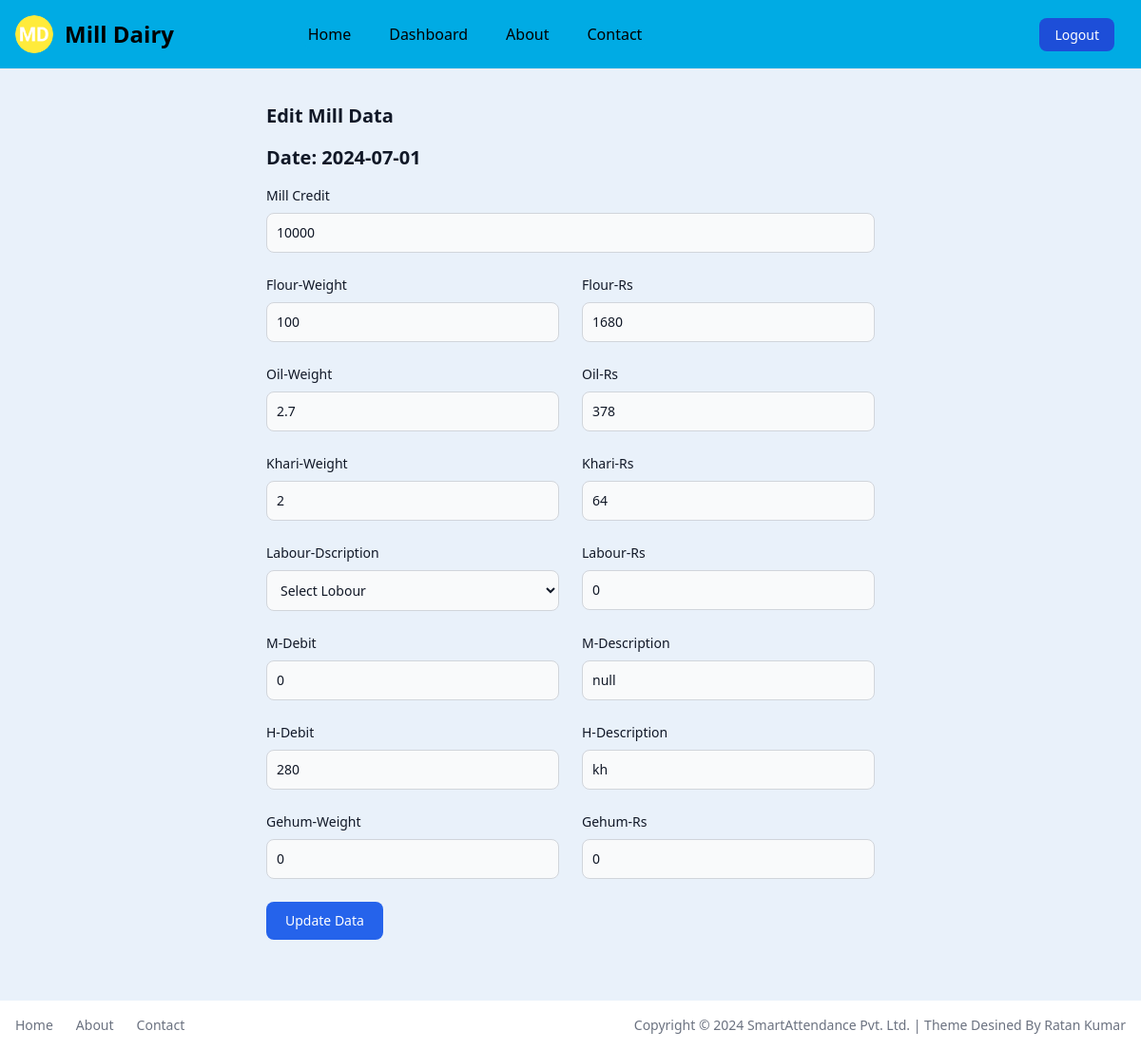
The page /edit_data/92 (signed in) on the database as committed earlier.
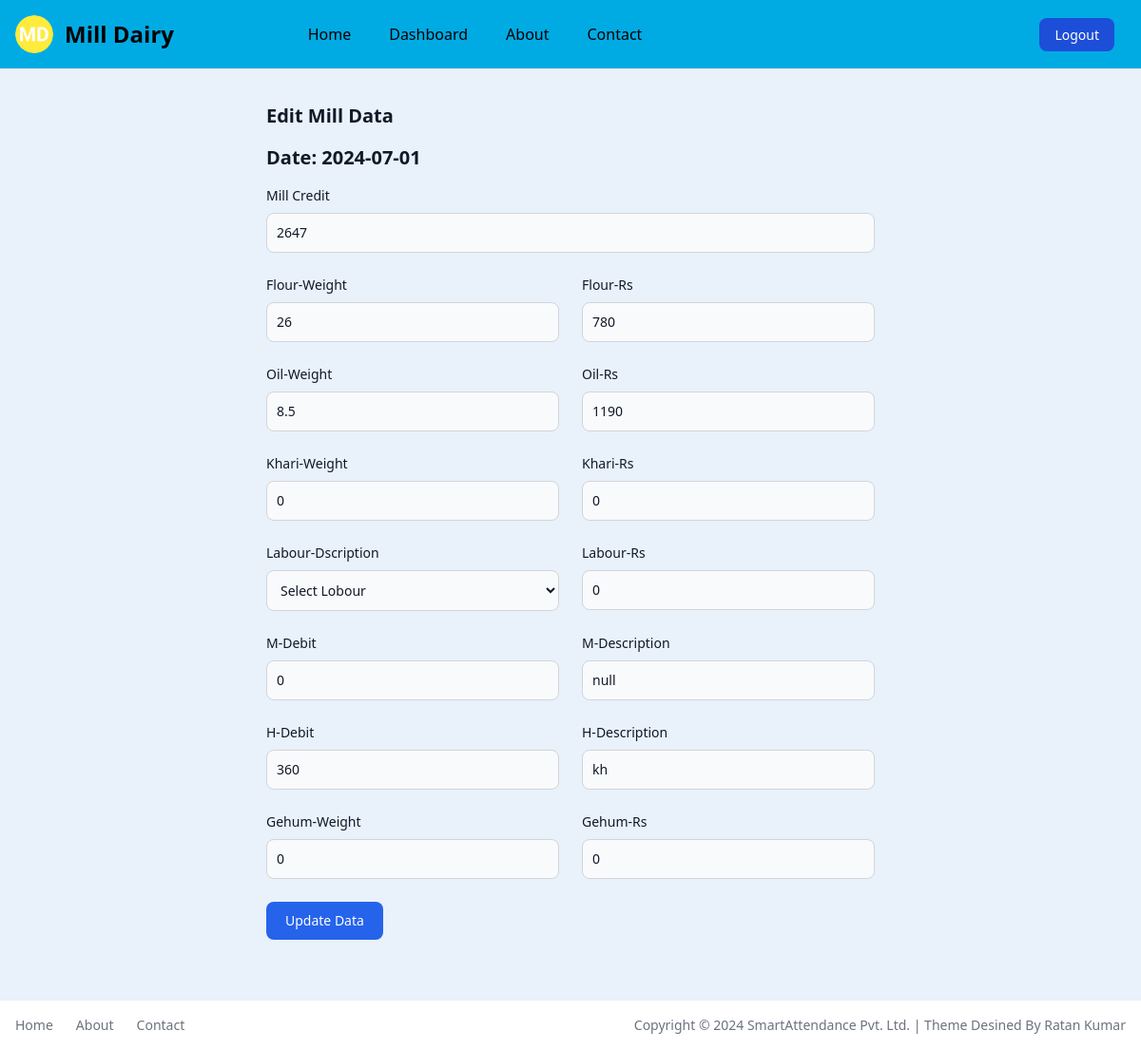
The same page on the database as committed later.
### app.py (models this page shows, shortened)
class MillData(db.Model):
    id = db.Column(db.Integer, primary_key=True)
    user_id = db.Column(db.Integer, db.ForeignKey('user.id'), nullable=False)
    date = db.Column(db.Date, default=datetime.datetime.now)
    mill_credit = db.Column(db.Integer, nullable=False)
    flour_weight = db.Column(db.Integer, nullable=False)
    flour_rs = db.Column(db.Integer, nullable=False)
    oil_weight = db.Column(db.Integer, nullable=False)
    oil_rs = db.Column(db.Integer, nullable=False)
    khari_weight = db.Column(db.Integer, nullable=False)
    khari_rs = db.Column(db.Integer, nullable=False)
    labour_dscri = db.Column(db.String(100), nullable=False)
    labour_rs = db.Column(db.Integer, nullable=False)
    mill_debit = db.Column(db.Integer, nullable=False)
    mill_dscri = db.Column(db.String(100), nullable=False)
    home_debit = db.Column(db.Integer, nullable=False)
    home_dscri = db.Column(db.String(100), nullable=False)
    gehum_weight = db.Column(db.Integer, nullable=False)
    gehum_rs = db.Column(db.Integer, nullable=False)
    total_credit = db.Column(db.Integer, nullable=False)
    total_debit = db.Column(db.Integer, nullable=False)
    user = db.relationship('User', backref=db.backref('milldatas', lazy=True))

### app.py (the view)
@app.route('/edit_data/<int:data_id>', methods=['GET'])
def edit_data(data_id):
    if 'email' in session:
        user = User.query.filter_by(email=session['email']).first()
        mill_data = MillData.query.filter_by(id=data_id, user_id=user.id).first()
        if not mill_data:
            flash('Data not found or you do not have permission to edit this data.', 'error')
            return redirect('/dashboard')
        return render_template('edit_data.html', mill_data=mill_data)
    else:
        flash('You need to login first.', 'error')
        return redirect('/login')

### templates/edit_data.html (shortened to what the changed rows need)
{% extends 'layout.html' %}
{% block content %}
<div class="pt-[44px] w-full">
    <section class="bg-[#E9F1FA] dark:bg-gray-900">
        <div class="py-8 px-4 mx-auto max-w-2xl lg:py-16">
            <h2 class="mb-4 text-xl font-bold text-gray-900 dark:text-white">Edit Mill Data</h2>
            <h2 class="mb-4 text-xl font-bold text-gray-900 dark:text-white">Date: {{ mill_data.date }}</h2>
            <form action="{{ url_for('update_data', data_id=mill_data.id) }}" method="post">
                <div class="grid gap-4 sm:grid-cols-2 sm:gap-6">
                    <div class="sm:col-span-2">
                        <label for="Mill Credit" class="block mb-2 text-sm font-medium text-gray-900 dark:text-white">
                            Mill Credit
                        </label>
                        <input type="number" name="m_credit" value="{{ mill_data.mill_credit }}" class="bg-gray-50 border border-gray-300 text-gray-900 text-sm rounded-lg focus:ring-primary-600 focus:border-primary-600 block w-full p-2.5 dark:bg-gray-700 dark:border-gray-600 dark:placeholder-gray-400 dark:text-white dark:focus:ring-primary-500 dark:focus:border-primary-500" required>
                    </div>
                    <div>
                        <label for="Flour-Weight" class="block mb-2 text-sm font-medium text-gray-900 dark:text-white">
                            Flour-Weight
                        </label>
                        <input type="number" step="0.01" name="flour_weight" value="{{ mill_data.flour_weight }}" class="bg-gray-50 border border-gray-300 text-gray-900 text-sm rounded-lg focus:ring-primary-600 focus:border-primary-600 block w-full p-2.5 dark:bg-gray-700 dark:border-gray-600 dark:placeholder-gray-400 dark:text-white dark:focus:ring-primary-500 dark:focus:border-primary-500" required>
                    </div>
                    <div class="w-full">
                        <label for="FLOUR-Rs" class="block mb-2 text-sm font-medium text-gray-900 dark:text-white">
                            Flour-Rs
                        </label>
                        <input type="number" name="flour_rs" value="{{ mill_data.flour_rs }}" class="bg-gray-50 border border-gray-300 text-gray-900 text-sm rounded-lg focus:ring-primary-600 focus:border-primary-600 block w-full p-2.5 dark:bg-gray-700 dark:border-gray-600 dark:placeholder-gray-400 dark:text-white dark:focus:ring-primary-500 dark:focus:border-primary-500" required>
                    </div>
                    <div>
                        <label for="Oil-Weight" class="block mb-2 text-sm font-medium text-gray-900 dark:text-white">
                            Oil-Weight
                        </label>
                        <input type="number" step="0.01" name="oil_weight" value="{{ mill_data.oil_weight }}" class="bg-gray-50 border border-gray-300 text-gray-900 text-sm rounded-lg focus:ring-primary-600 focus:border-primary-600 block w-full p-2.5 dark:bg-gray-700 dark:border-gray-600 dark:placeholder-gray-400 dark:text-white dark:focus:ring-primary-500 dark:focus:border-primary-500" placeholder="12Kg" required="">
                    </div>
                    <div class="w-full">
                        <label for="Oil-Rs" class="block mb-2 text-sm font-medium text-gray-900 dark:text-white">
                            Oil-Rs
                        </label>
                        <input type="number" name="oil_rs" value="{{ mill_data.oil_rs }}" class="bg-gray-50 border border-gray-300 text-gray-900 text-sm rounded-lg focus:ring-primary-600 focus:border-primary-600 block w-full p-2.5 dark:bg-gray-700 dark:border-gray-600 dark:placeholder-gray-400 dark:text-white dark:focus:ring-primary-500 dark:focus:border-primary-500" placeholder="Rs.2999" required="">
                    </div>
                    <div>
                        <label for="khari-Weight" class="block mb-2 text-sm font-medium text-gray-900 dark:text-white">
                            Khari-Weight
                        </label>
                        <input type="number" step="0.01" name="khari_weight" value="{{ mill_data.khari_weight }}" class="bg-gray-50 border border-gray-300 text-gray-900 text-sm rounded-lg focus:ring-primary-600 focus:border-primary-600 block w-full p-2.5 dark:bg-gray-700 dark:border-gray-600 dark:placeholder-gray-400 dark:text-white dark:focus:ring-primary-500 dark:focus:border-primary-500" placeholder="12Kg" required="">
                    </div>
                    <div class="w-full">
                        <label for=" Khari-Rs" class="block mb-2 text-sm font-medium text-gray-900 dark:text-white">
                            Khari-Rs
                        </label>
                        <input type="number" name="khari_rs" value="{{ mill_data.khari_rs }}" class="bg-gray-50 border border-gray-300 text-gray-900 text-sm rounded-lg focus:ring-primary-600 focus:border-primary-600 block w-full p-2.5 dark:bg-gray-700 dark:border-gray-600 dark:placeholder-gray-400 dark:text-white dark:focus:ring-primary-500 dark:focus:border-primary-500" placeholder="Rs.2999" required="">
                    </div>
                    <div>
                        <label for="Labour-Dscri" class="block mb-2 text-sm font-medium text-gray-900 dark:text-white">
                            Labour-Dscription
                        </label>
                        <select id="category" name="labour_dscri" value="{{ mill_data.labour_dscri }}" required=""
                            class="bg-gray-50 border border-gray-300 text-gray-900 text-sm rounded-lg focus:ring-primary-500 focus:border-primary-500 block w-full p-2.5 dark:bg-gray-700 dark:border-gray-600 dark:placeholder-gray-400 dark:text-white dark:focus:ring-primary-500 dark:focus:border-primary-500">
                            <option selected="">Select Lobour</option>
                        </select>
                    </div>
                    <div class="w-full">
                        <label for="Labour-Rs" class="block mb-2 text-sm font-medium text-gray-900 dark:text-white">
                            Labour-Rs
                        </label>
                        <input type="number" name="labour_rs" value="{{ mill_data.labour_rs }}" class="bg-gray-50 border border-gray-300 text-gray-900 text-sm rounded-lg focus:ring-primary-600 focus:border-primary-600 block w-full p-2.5 dark:bg-gray-700 dark:border-gray-600 dark:placeholder-gray-400 dark:text-white dark:focus:ring-primary-500 dark:focus:border-primary-500" placeholder="Rs.2999" required="">
                    </div>
                    <div class="w-full">
                        <label for="M-Debit" class="block mb-2 text-sm font-medium text-gray-900 dark:text-white">
                            M-Debit
                        </label>
                        <input type="number" name="mill_debit" value="{{ mill_data.mill_debit }}" class="bg-gray-50 border border-gray-300 text-gray-900 text-sm rounded-lg focus:ring-primary-600 focus:border-primary-600 block w-full p-2.5 dark:bg-gray-700 dark:border-gray-600 dark:placeholder-gray-400 dark:text-white dark:focus:ring-primary-500 dark:focus:border-primary-500" placeholder="Rs.2999" required="">
                    </div>
                    <div class="w-full">
                        <label for="M-Description" class="block mb-2 text-sm font-medium text-gray-900 dark:text-white">
                            M-Description
                        </label>
                        <input type="text" name="mill_dscri" value="{{ mill_data.mill_dscri }}" class="bg-gray-50 border border-gray-300 text-gray-900 text-sm rounded-lg focus:ring-primary-600 focus:border-primary-600 block w-full p-2.5 dark:bg-gray-700 dark:border-gray-600 dark:placeholder-gray-400 dark:text-white dark:focus:ring-primary-500 dark:focus:border-primary-500" placeholder="Mill Description" required="">
                    </div>
                    <div class="w-full">
                        <label for="H-Debit" class="block mb-2 text-sm font-medium text-gray-900 dark:text-white">
                            H-Debit
                        </label>
                        <input type="number" name="home_debit" value="{{ mill_data.home_debit }}" class="bg-gray-50 border border-gray-300 text-gray-900 text-sm rounded-lg focus:ring-primary-600 focus:border-primary-600 block w-full p-2.5 dark:bg-gray-700 dark:border-gray-600 dark:placeholder-gray-400 dark:text-white dark:focus:ring-primary-500 dark:focus:border-primary-500" placeholder="Rs.2999" required="">
                    </div>
                    <div class="w-full">
                        <label for="H-Description" class="block mb-2 text-sm font-medium text-gray-900 dark:text-white">
                            H-Description
                        </label>
                        <input type="text" name="home_dscri" value="{{ mill_data.home_dscri }}" class="bg-gray-50 border border-gray-300 text-gray-900 text-sm rounded-lg focus:ring-primary-600 focus:border-primary-600 block w-full p-2.5 dark:bg-gray-700 dark:border-gray-600 dark:placeholder-gray-400 dark:text-white dark:focus:ring-primary-500 dark:focus:border-primary-500" placeholder="Home Description" required="">
                    </div>
                    <div>
                        <label for="Gehum-Weight" class="block mb-2 text-sm font-medium text-gray-900 dark:text-white">
                            Gehum-Weight
                        </label>
                        <input type="number" step="0.01" name="gehum_weight" value="{{ mill_data.gehum_weight }}" class="bg-gray-50 border border-gray-300 text-gray-900 text-sm rounded-lg focus:ring-primary-600 focus:border-primary-600 block w-full p-2.5 dark:bg-gray-700 dark:border-gray-600 dark:placeholder-gray-400 dark:text-white dark:focus:ring-primary-500 dark:focus:border-primary-500" placeholder="12Kg" required="">
                    </div>
                    <div class="w-full">
                        <label for=" Gehum-Rs" class="block mb-2 text-sm font-medium text-gray-900 dark:text-white">
                            Gehum-Rs
                        </label>
                        <input type="number" name="gehum_rs" value="{{ mill_data.gehum_rs }}" class="bg-gray-50 border border-gray-300 text-gray-900 text-sm rounded-lg focus:ring-primary-600 focus:border-primary-600 block w-full p-2.5 dark:bg-gray-700 dark:border-gray-600 dark:placeholder-gray-400 dark:text-white dark:focus:ring-primary-500 dark:focus:border-primary-500" placeholder="Rs.2999" required="">
                    </div>
                </div>
                <button type="submit" class="inline-flex items-center px-5 py-2.5 mt-4 sm:mt-6 text-sm font-medium text-center text-white bg-[#2563eb] rounded-lg focus:ring-4 focus:ring-primary-200 dark:focus:ring-primary-900 hover:bg-primary-800">
                </button>
            </form>
        </div>
    </section>
</div>
{% endblock %}

Rows that differ between the two databases and show on the page:
changed MillData "Select Lobour": m_credit "10000" → "2647"; flour_weight "100" → "26"; flour_rs "1680" → "780"; oil_weight "2.7" → "8.5"; oil_rs "378" → "1190"; khari_weight "2" → "0"; khari_rs "64" → "0"; home_debit "280" → "360"
